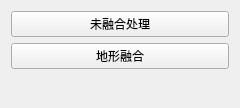
<?xml version="1.0" encoding="UTF-8"?>
<ui version="4.0">
 <class>CFreeMenuWidget</class>
 <widget class="QWidget" name="CFreeMenuWidget">
  <property name="geometry">
   <rect>
    <x>0</x>
    <y>0</y>
    <width>240</width>
    <height>108</height>
   </rect>
  </property>
  <property name="mouseTracking">
   <bool>false</bool>
  </property>
  <property name="windowTitle">
   <string/>
  </property>
  <property name="styleSheet">
   <string notr="true"/>
  </property>
  <layout class="QVBoxLayout" name="verticalLayout_3">
   <item>
    <widget class="QPushButton" name="pushBtn_Current">
     <property name="text">
      <string>未融合处理</string>
     </property>
    </widget>
   </item>
   <item>
    <widget class="QPushButton" name="pushBtn_Usa">
     <property name="sizePolicy">
      <sizepolicy hsizetype="Minimum" vsizetype="Fixed">
       <horstretch>0</horstretch>
       <verstretch>40</verstretch>
      </sizepolicy>
     </property>
     <property name="styleSheet">
      <string notr="true"/>
     </property>
     <property name="text">
      <string>地形融合</string>
     </property>
    </widget>
   </item>
   <item>
    <spacer name="verticalSpacer">
     <property name="orientation">
      <enum>Qt::Vertical</enum>
     </property>
     <property name="sizeHint" stdset="0">
      <size>
       <width>20</width>
       <height>40</height>
      </size>
     </property>
    </spacer>
   </item>
  </layout>
 </widget>
 <resources/>
 <connections/>
</ui>
